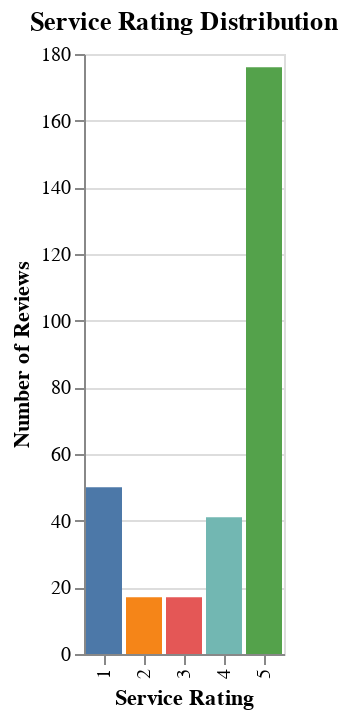

Notebook code cell kept with this figure:
### Code cell
service_chart = alt.Chart(service_ratings).mark_bar().encode(
    x = alt.X("index:N", title="Service Rating"),
    y = alt.Y("count:Q", title="Number of Reviews"),
    color = alt.Color("index:N", legend=None)
).properties(
    title = "Service Rating Distribution"
)
service_chart

### Figure 1 — Vega-Lite specification as saved in the notebook (floating-point values rounded to 4 significant figures)
{"config": {"view": {"continuousWidth": 300, "continuousHeight": 300}}, "data": {"name": "data-116762c6f38d34b9dbb9a026e9b20dbf"}, "mark": {"type": "bar"}, "encoding": {"color": {"field": "index", "legend": null, "type": "nominal"}, "x": {"field": "index", "title": "Service Rating", "type": "nominal"}, "y": {"field": "count", "title": "Number of Reviews", "type": "quantitative"}}, "title": "Service Rating Distribution", "$schema": "https://vega.github.io/schema/vega-lite/v5.16.3.json", "datasets": {"data-116762c6f38d34b9dbb9a026e9b20dbf": [{"index": 5.0, "count": 176}, {"index": 1.0, "count": 50}, {"index": 4.0, "count": 41}, {"index": 2.0, "count": 17}, {"index": 3.0, "count": 17}]}}
